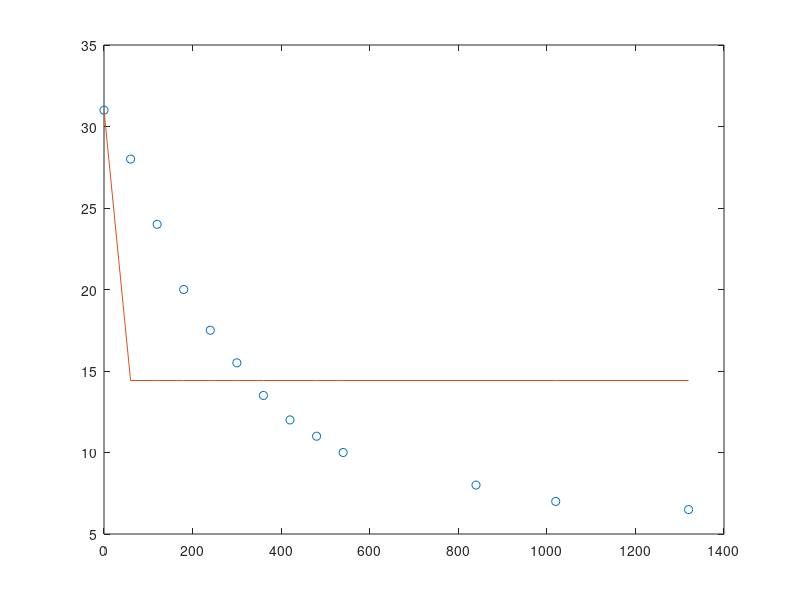
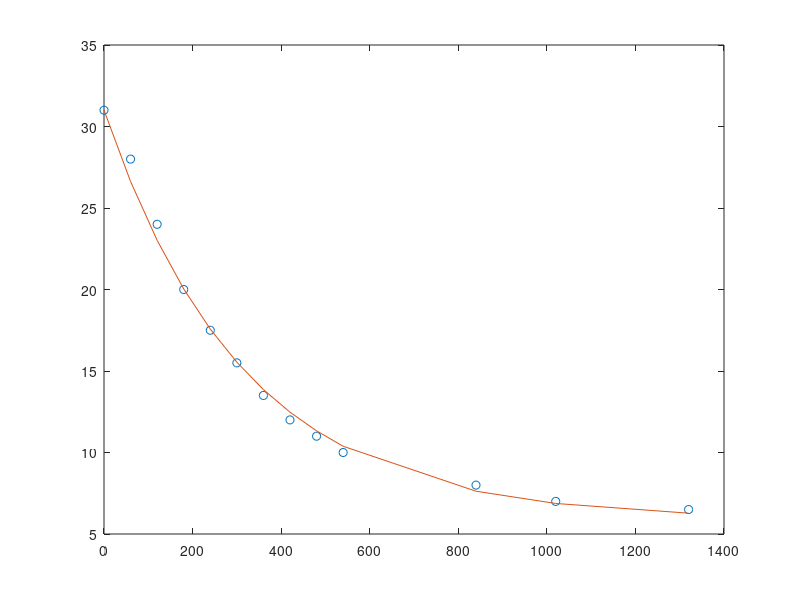

MATLAB code for these plots, in order:
clear all; close all; clc

T0 = 31; 
Ta = 23; 
Tw = 5;

data.x = [0 : 60 : 540 840 1020 1320]' ;
data.Y = [31 28 24 20 17.5 15.5 13.5 12 11 10 8 7 6.5]';
theta0 = [0.001 0.0001];
n = length(data.x); 


%fun = @(x,theta) 1./(1+exp(-(theta(1)+theta(2)*x)));  %define the model function   
fun = @(k,x) (T0 - ((k(1) .* Tw + k(2) .* Ta) ./ (k(1) + k(2)))) .* exp(-(k(1) + k(2)) .* x) + (k(1) .* Tw + k(2) .* Ta) ./ (k(1) + k(2));


%ssfun    = @(theta,data) sum((data.ydata-fun(data.xdata,theta)).^2); % ss function
ssfun    = @(k,data) sum((data.Y-fun(k,data.x)).^2); % ss function

% Then minimize ssfun using 'fminsearch'.

th_init = [0.001 0.0001]; % ... after some trial & error, by plotting various options
[thmin,ssmin] = fminsearch(ssfun,theta0,[],data);

yfit=fun(thmin,data.x);
%yfit=fun(thmin,data.t_meas);

figure;
plot(data.x,data.Y,'o',data.x,yfit)

%% Use the least square curve fit function (lscurvefit)
%lscurvefit computes the sum of square implicitly ....sum {(FUN(THETA,XDATA)-YDATA).^2}
% note from the above that the model function inputs must be given in the
% order (theta,xdata) unlike in fminsearch where you can be flexible with
% the order for the model function.

[thmin_,ssmin_] = lsqcurvefit(fun,theta0,data.x,data.Y);

yfit_=fun(thmin_,data.x);

figure;
plot(data.x,data.Y,'o',data.x,yfit_)